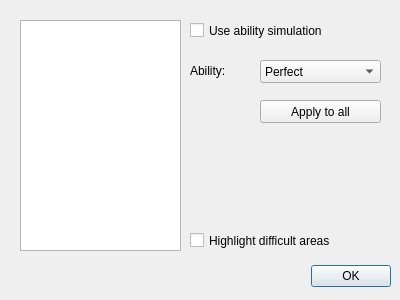
<?xml version="1.0" encoding="UTF-8"?>
<ui version="4.0">
 <class>AbilitySimulation</class>
 <widget class="QDialog" name="AbilitySimulation">
  <property name="geometry">
   <rect>
    <x>0</x>
    <y>0</y>
    <width>400</width>
    <height>300</height>
   </rect>
  </property>
  <property name="windowTitle">
   <string>Ability Simulation</string>
  </property>
  <widget class="QDialogButtonBox" name="buttonBox">
   <property name="geometry">
    <rect>
     <x>10</x>
     <y>260</y>
     <width>381</width>
     <height>32</height>
    </rect>
   </property>
   <property name="orientation">
    <enum>Qt::Horizontal</enum>
   </property>
   <property name="standardButtons">
    <set>QDialogButtonBox::Ok</set>
   </property>
  </widget>
  <widget class="QListWidget" name="partsList">
   <property name="geometry">
    <rect>
     <x>20</x>
     <y>20</y>
     <width>161</width>
     <height>231</height>
    </rect>
   </property>
  </widget>
  <widget class="QComboBox" name="abilityLevel">
   <property name="geometry">
    <rect>
     <x>260</x>
     <y>60</y>
     <width>121</width>
     <height>23</height>
    </rect>
   </property>
   <item>
    <property name="text">
     <string>Perfect</string>
    </property>
   </item>
   <item>
    <property name="text">
     <string>Professional</string>
    </property>
   </item>
   <item>
    <property name="text">
     <string>Good</string>
    </property>
   </item>
   <item>
    <property name="text">
     <string>Average</string>
    </property>
   </item>
   <item>
    <property name="text">
     <string>Bad</string>
    </property>
   </item>
   <item>
    <property name="text">
     <string>Awful</string>
    </property>
   </item>
  </widget>
  <widget class="QLabel" name="abilityLevelLabel">
   <property name="geometry">
    <rect>
     <x>190</x>
     <y>60</y>
     <width>71</width>
     <height>21</height>
    </rect>
   </property>
   <property name="text">
    <string>Ability:</string>
   </property>
  </widget>
  <widget class="QCheckBox" name="useAbilitySimulation">
   <property name="geometry">
    <rect>
     <x>190</x>
     <y>20</y>
     <width>191</width>
     <height>21</height>
    </rect>
   </property>
   <property name="text">
    <string>Use ability simulation</string>
   </property>
  </widget>
  <widget class="QPushButton" name="applyToAll">
   <property name="geometry">
    <rect>
     <x>260</x>
     <y>100</y>
     <width>121</width>
     <height>23</height>
    </rect>
   </property>
   <property name="text">
    <string>Apply to all</string>
   </property>
  </widget>
  <widget class="QCheckBox" name="highlightDifficult">
   <property name="geometry">
    <rect>
     <x>190</x>
     <y>230</y>
     <width>201</width>
     <height>21</height>
    </rect>
   </property>
   <property name="text">
    <string>Highlight difficult areas</string>
   </property>
  </widget>
 </widget>
 <resources/>
 <connections>
  <connection>
   <sender>buttonBox</sender>
   <signal>accepted()</signal>
   <receiver>AbilitySimulation</receiver>
   <slot>accept()</slot>
   <hints>
    <hint type="sourcelabel">
     <x>248</x>
     <y>254</y>
    </hint>
    <hint type="destinationlabel">
     <x>157</x>
     <y>274</y>
    </hint>
   </hints>
  </connection>
  <connection>
   <sender>buttonBox</sender>
   <signal>rejected()</signal>
   <receiver>AbilitySimulation</receiver>
   <slot>reject()</slot>
   <hints>
    <hint type="sourcelabel">
     <x>316</x>
     <y>260</y>
    </hint>
    <hint type="destinationlabel">
     <x>286</x>
     <y>274</y>
    </hint>
   </hints>
  </connection>
 </connections>
</ui>
